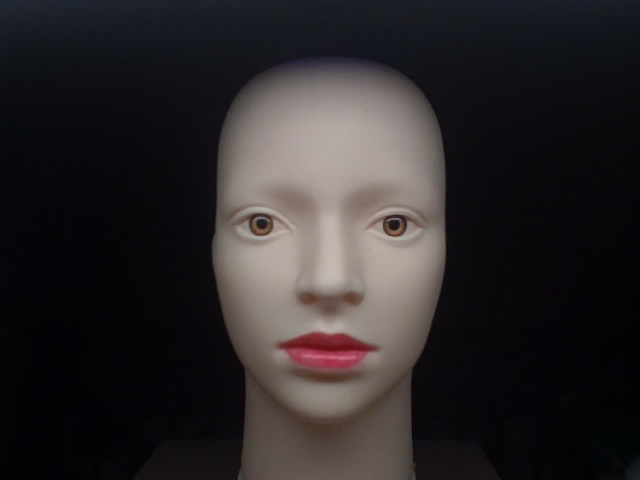
#> input picture makeup/makeup.jpg, 640 x 480 px
$ python difference.py
#> lines starting #> are read from the running program, lines starting #| are printed output that depends on the picture
import numpy as np
from PIL import Image
import sys

# 画像の読み込み
image1 = Image.open("makeup/makeup.jpg")
#> image1 is the input picture: PIL image 640x480 RGB; mean R, G, B 43, 38.9, 40.5
image2 = Image.open("makeup/model_size_conversion.jpg")
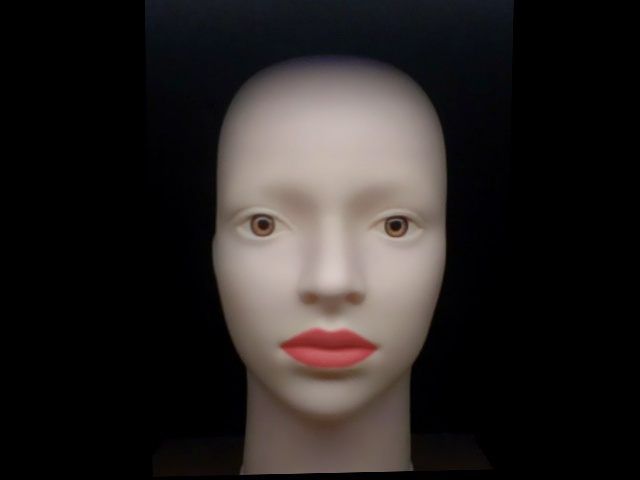
#> input picture makeup/model_size_conversion.jpg, 640 x 480 px
#> image2 is the input picture: PIL image 640x480 RGB; mean R, G, B 39.5, 35.3, 34

# RGB画像に変換
image1 = image1.convert("RGB")
image2 = image2.convert("RGB")

# NumPy配列へ変換
im1_u8 = np.array(image1)
im2_u8 = np.array(image2)

# サイズや色数が違うならエラー
if im1_u8.shape != im2_u8.shape:
    print("サイズが違います")
    sys.exit()

# 負の値も扱えるようにnp.int16に変換
im1_i16 = im1_u8.astype(np.int16)
im2_i16 = im2_u8.astype(np.int16)

# 差分配列作成
diff_i16 = im2_i16 - im1_i16
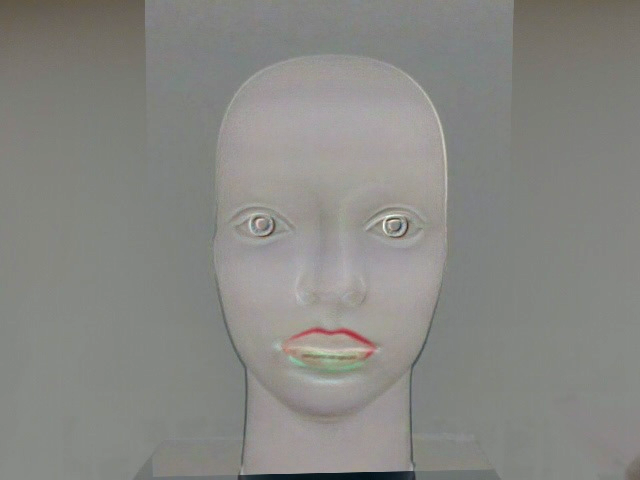
#> diff_i16: shape (480, 640, 3) int16; mean R, G, B -3.5, -3.6, -6.5; drawn with min black and max white

# np.uint8型で扱える値に変換
diff_n_i16 = ((diff_i16 + 256) // 2)
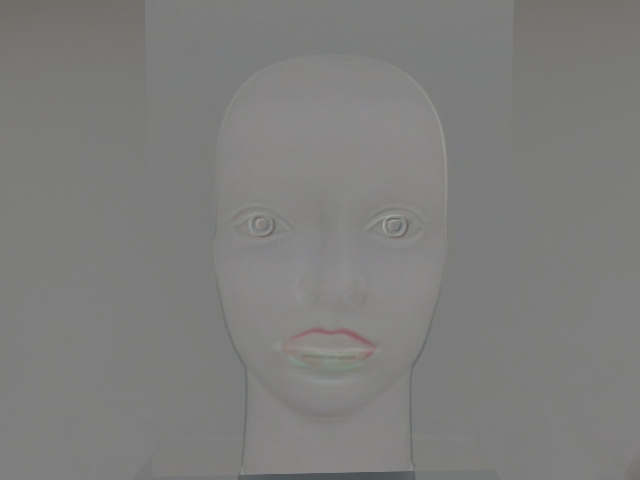
#> diff_n_i16: shape (480, 640, 3) int16; mean R, G, B 126, 126, 124.5

# NumPy配列をnp.uint8型に変換
diff_u8 = diff_n_i16.astype(np.uint8)

# PIL画像に変換
diff_img = Image.fromarray(diff_u8)

diff_img.save("makeup/makeup_difference.jpg")
# 画像表示
diff_img.show()
